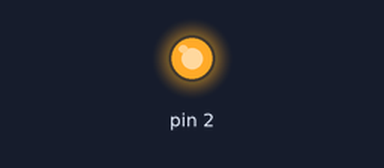
Bench run of a sketch on a simulated Arduino Uno, built with avr-gcc and run on an emulated ATmega328P. Shown: output pins drawn as LEDs (lit = HIGH).

Above: at 0.5 s.
At 1.5 s:
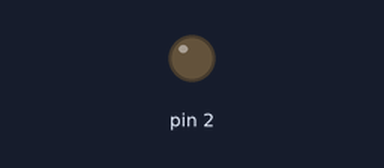
Timing chart, 0 to 6.5 s (numbered marks = the images above):
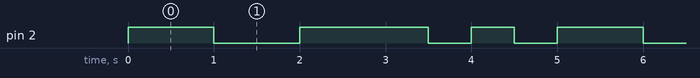

Measured:
- by itself, pin 2: repeats every 5.0 s: LOW 1.0 s, HIGH 1.5 s, LOW 0.50 s, HIGH 0.50 s, LOW 0.50 s, HIGH 1.0 s
- by itself, everything shown: repeats every 5.0 s, in 6 steps

The sketch:

Bismillah.ino
```cpp
void setup(){
  pinMode(2, OUTPUT);
}

void loop(){
  digitalWrite(2, HIGH);
  delay(1000);
  digitalWrite(2, LOW);
  delay(1000);
  digitalWrite(2, HIGH);
  delay(1000);


  digitalWrite(2, HIGH);
  delay(500);
  digitalWrite(2, LOW);
  delay(500);
  digitalWrite(2, HIGH);
  delay(500);
  digitalWrite(2, LOW);
  delay(500);
}
```
